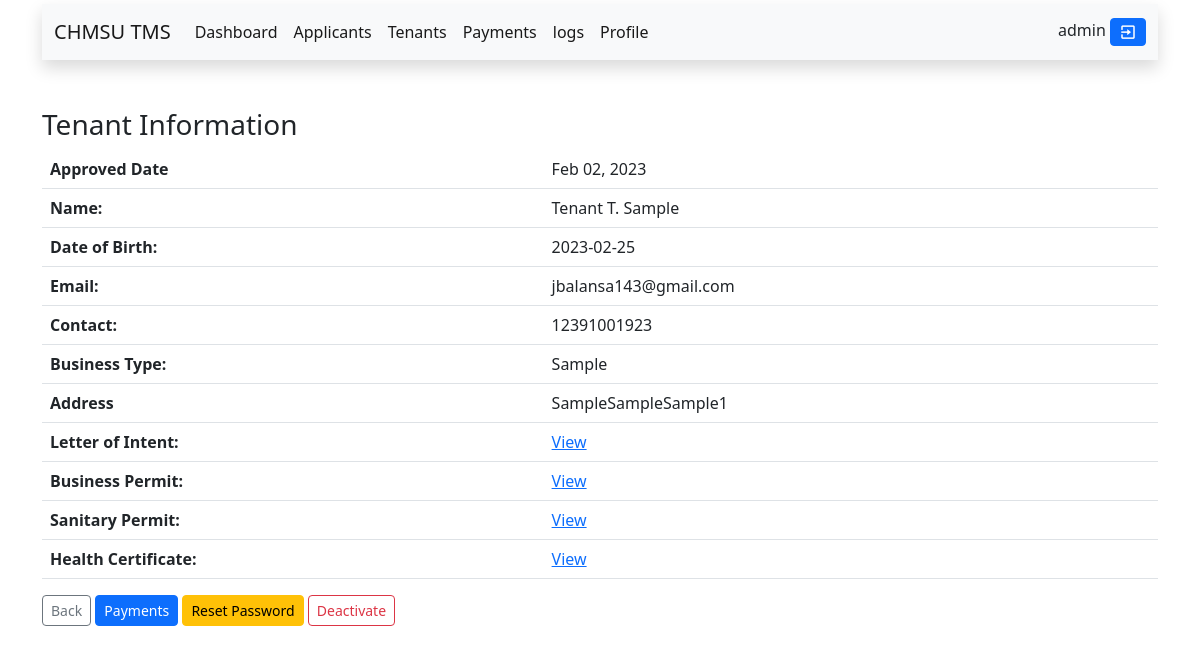
The app's page /admin/tenant_info.php?view=188 (signed in) with its own data.
### tables this page shows
CREATE TABLE `users` (
  `id` int(11) NOT NULL,
  `username` varchar(255) NOT NULL,
  `password` varchar(255) NOT NULL,
  `date` datetime NOT NULL DEFAULT current_timestamp(),
  `account_type` varchar(255) NOT NULL DEFAULT 'tenant',
  `user_id` int(11) NOT NULL,
  `status` varchar(10) NOT NULL DEFAULT 'active'
);

CREATE TABLE `tenants` (
  `id` int(11) NOT NULL,
  `fname` varchar(100) NOT NULL,
  `midname` varchar(255) NOT NULL,
  `lname` varchar(100) NOT NULL,
  `email` varchar(100) NOT NULL,
  `contact` varchar(11) NOT NULL,
  `birth_date` date NOT NULL,
  `business_type` varchar(100) NOT NULL,
  `address` varchar(255) NOT NULL,
  `l_intent` varchar(255) NOT NULL,
  `s_permit` varchar(255) NOT NULL,
  `b_permit` varchar(255) NOT NULL,
  `h_certificate` varchar(255) NOT NULL,
  `status` varchar(100) NOT NULL DEFAULT 'pending',
  `date` datetime(6) NOT NULL DEFAULT current_timestamp(6)
);

### admin/fetch.php (called while the page is built, shortened)
<?php
include("../connections.php");
$get_record = mysqli_query($connections, "SELECT * FROM users WHERE id='$user_id' ");
while ($row = mysqli_fetch_assoc($get_record)) {
    $db_username = $row["username"];
}

### admin/tenant_info.php (the view, shortened to what this page needs)
<?php
if (isset($_SESSION["id"])) :
    $user_id = $_SESSION["id"];
    include("../connections.php");
    include("fetch.php");
?>
    <!DOCTYPE html>
    <html lang="en">
    <head>
    </head>
    <body>
        <div class="container">
            <?php include("inc/top_nav.php") ?>
            <br><br>
            <?php
            if (isset($_GET['view'])) {
                $id = $_GET["view"];
                $get_record = mysqli_query($connections, "SELECT * FROM tenants WHERE id='$id'");
                while ($row = mysqli_fetch_assoc($get_record)) {
                    $id = $row["id"];
                    $db_first_name = $row["fname"];
                    $db_midname = $row["midname"];
                    $db_last_name = $row["lname"];
                    $db_birth_date = $row["birth_date"];
                    $db_address = $row["address"];
                    $db_email = $row["email"];
                    $db_type = $row["business_type"];
                    $db_contact = $row["contact"];
                    $db_date = $row["date"];
                }
                $fullname = ucfirst($db_first_name) . " " . ucfirst($db_midname[0]) . ". " . ucfirst($db_last_name);
            }
            ?>
            <h3>Tenant Information</h3>
            <table class="table table-striped">
                <thead>
                    <tr>
                        <th>Approved Date</th>
                        <td><?php echo date('M d, Y', strtotime($db_date)) ?></td>
                    </tr>
                    <tr>
                        <th>Name:</th>
                        <td><?php echo $fullname ?></td>
                    </tr>
                    <tr>
                        <th>Date of Birth:</th>
                        <td><?php echo $db_birth_date ?></td>
                    </tr>
                    <tr>
                        <th>Email:</th>
                        <td><?php echo $db_email ?></td>
                    </tr>
                    <tr>
                        <th>Contact:</th>
                        <td><?php echo $db_contact ?></td>
                    </tr>
                    <tr>
                        <th>Business Type:</th>
                        <td><?php echo $db_type ?></td>
                    </tr>
                    <tr>
                        <th>Address</th>
                        <td><?php echo $db_address ?></td>
                    </tr>
                    <tr>
                        <th>Letter of Intent:</th>
                        <td>
                            <a href="#" data-bs-toggle="modal" data-bs-target="#view1">
                                View
                            </a>
                        </td>
                    </tr>
                    <tr>
                        <th>Business Permit:</th>
                        <td>
                            <a href="#" data-bs-toggle="modal" data-bs-target="#view2">
                                View
                            </a>
                        </td>
                    </tr>
                    <tr>
                        <th>Sanitary Permit:</th>
                        <td>
                            <a href="#" data-bs-toggle="modal" data-bs-target="#view3">
                                View
                            </a>
                        </td>
                    </tr>
                    <tr>
                        <th>Health Certificate:</th>
                        <td>
                            <a href="#" data-bs-toggle="modal" data-bs-target="#view4">
                                View
                            </a>
                        </td>
                    </tr>
                </thead>
            </table>
            <a href="tenants.php" class="btn-sm btn btn-outline-secondary">Back</a>
            <a title="View payments history" href="tenant_payment.php?view_payment=<?php echo $id ?>" class="btn-sm btn btn-primary">Payments</a>
            <button title="Request a new password of a user" type='submit' name="changepassword" data-bs-toggle="modal" data-bs-target="#modalChangePassword" class='btn-sm btn btn-warning'>Reset Password</button>
            <button title="Deactivate user will put to archive" type='button' name="archive" data-bs-toggle="modal" data-bs-target="#modalDeactivate" class='btn-sm btn btn-outline-danger'>Deactivate</button>
        </div>
    </body>
    </html>
<?php
else :
    @include "../error.php";
endif;
?>

### admin/inc/top_nav.php (shortened to what this page needs)
<nav class="navbar mt-1 navbar-expand-lg bg-light shadow">
    <div class="container-fluid">
        <a class="navbar-brand" href="index.php">CHMSU TMS</a>
        <div class="collapse navbar-collapse" id="navbarScroll">
            <ul class="navbar-nav me-auto my-2 my-lg-0 navbar-nav-scroll" style="--bs-scroll-height: 100px;">
                <li class="nav-item">
                    <a class="nav-link active" aria-current="page" href="index.php">Dashboard</a>
                </li>
                <li class="nav-item">
                    <a class="nav-link active" aria-current="page" href="applicants.php">Applicants</a>
                </li>
                <li class="nav-item">
                    <a class="nav-link active" aria-current="page" href="tenants.php">Tenants</a>
                </li>
                <li class="nav-item">
                    <a class="nav-link active" href="payments.php">Payments</a>
                </li>
                <li class="nav-item">
                    <a class="nav-link active" href="logs.php">logs</a>
                </li>
                <li class="nav-item">
                    <a class="nav-link active" href="profile.php">Profile</a>
                </li>
            </ul>
            <div>
                <?php echo "$db_username"; ?>
                <button title="Logout" type='submit' name="logoutUser" data-bs-toggle="modal" data-bs-target="#modalLogout" class='btn-sm btn btn-primary'><i class='bx bx-exit'></i></button>
            </div>
        </div>
    </div>
</nav>

### connections.php (style rules this page uses)
i { font-size: 18px; }

### records on screen
users: username "admin"
tenants: date "Feb 02, 2023", fullname "Tenant T. Sample", birth_date "2023-02-25", email "jbalansa143@gmail.com", contact "12391001923", business_type "Sample", address "SampleSampleSample1"
